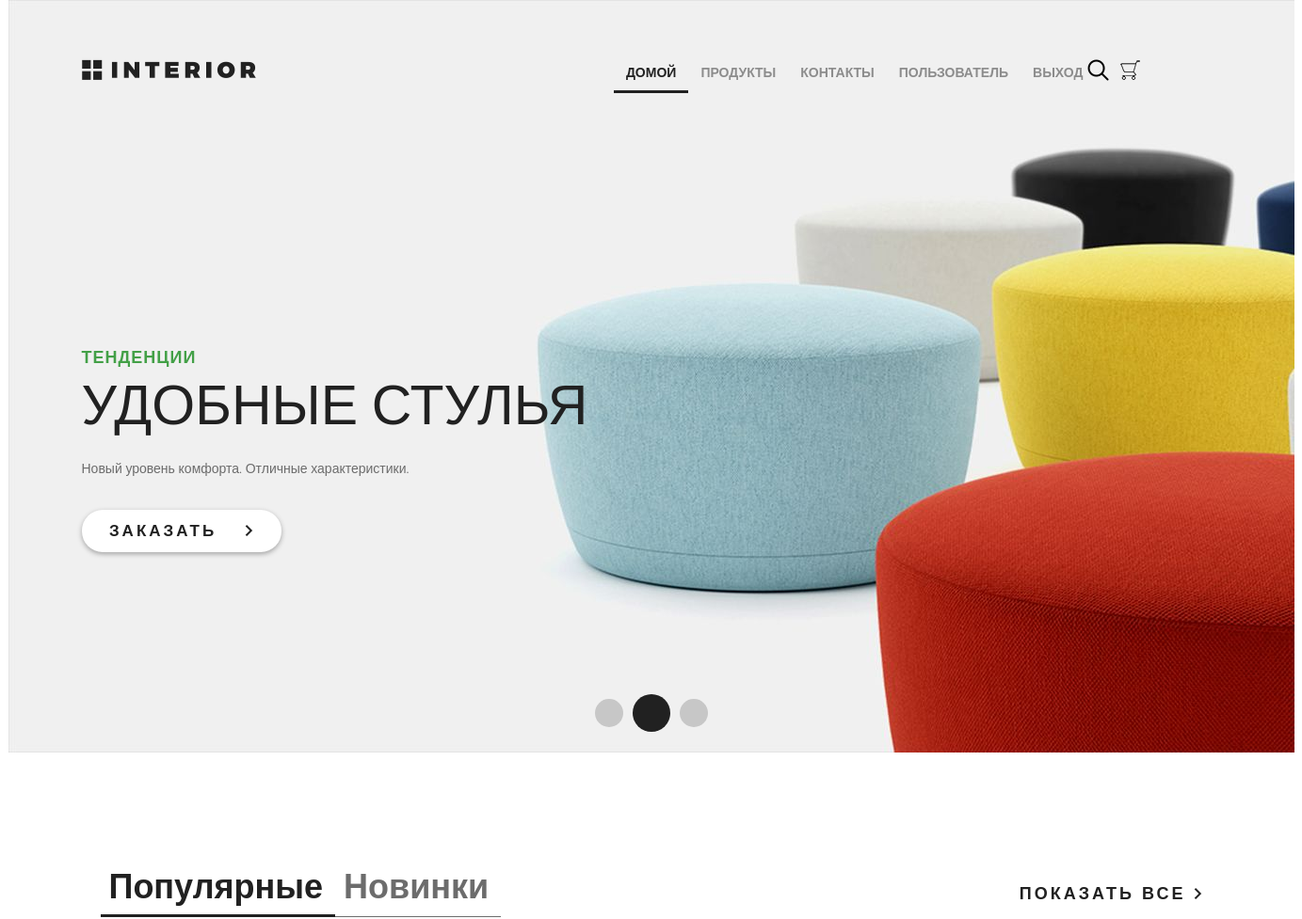
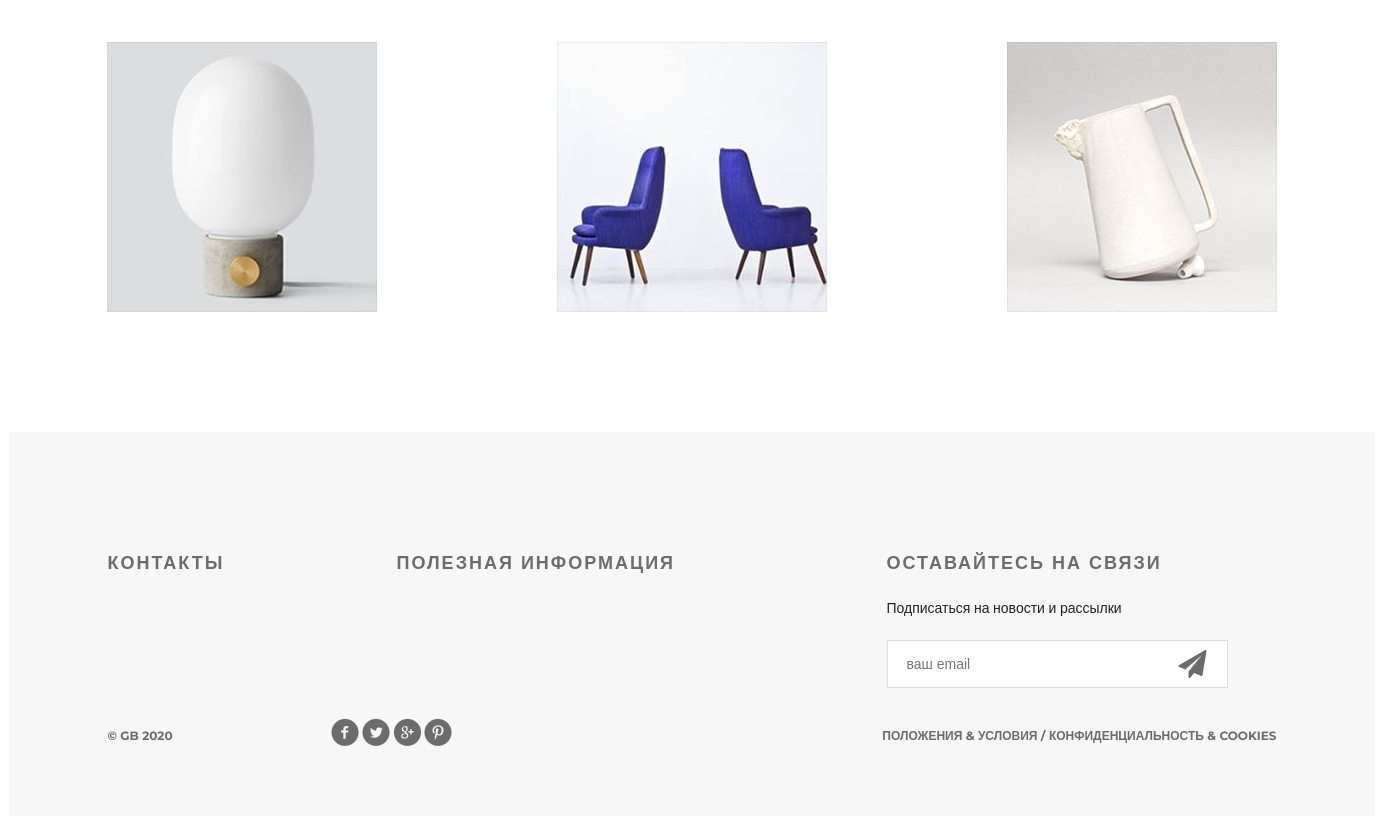
/ (signed in), run on an earlier commit of the app's database (2 pictures, top to bottom).
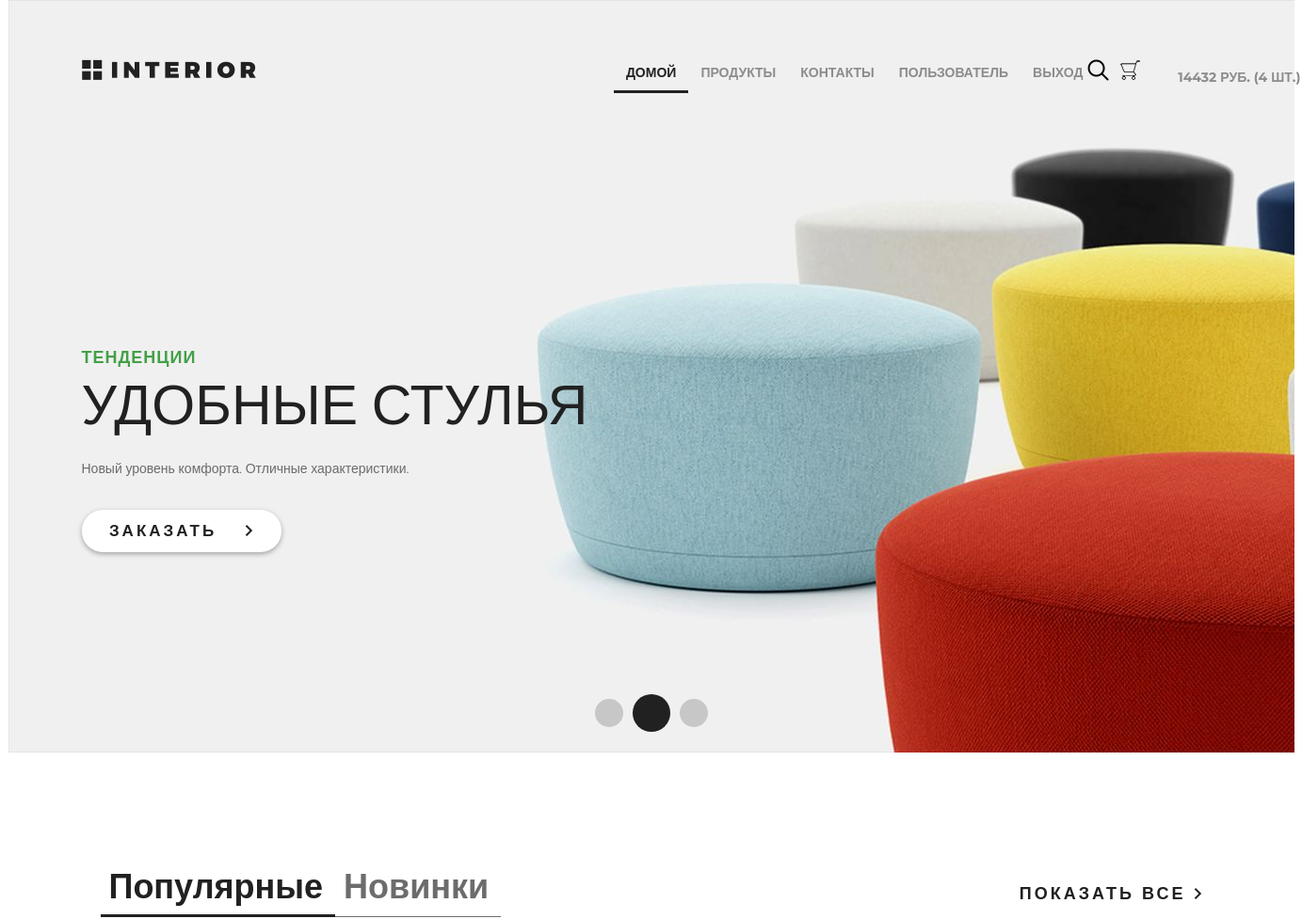
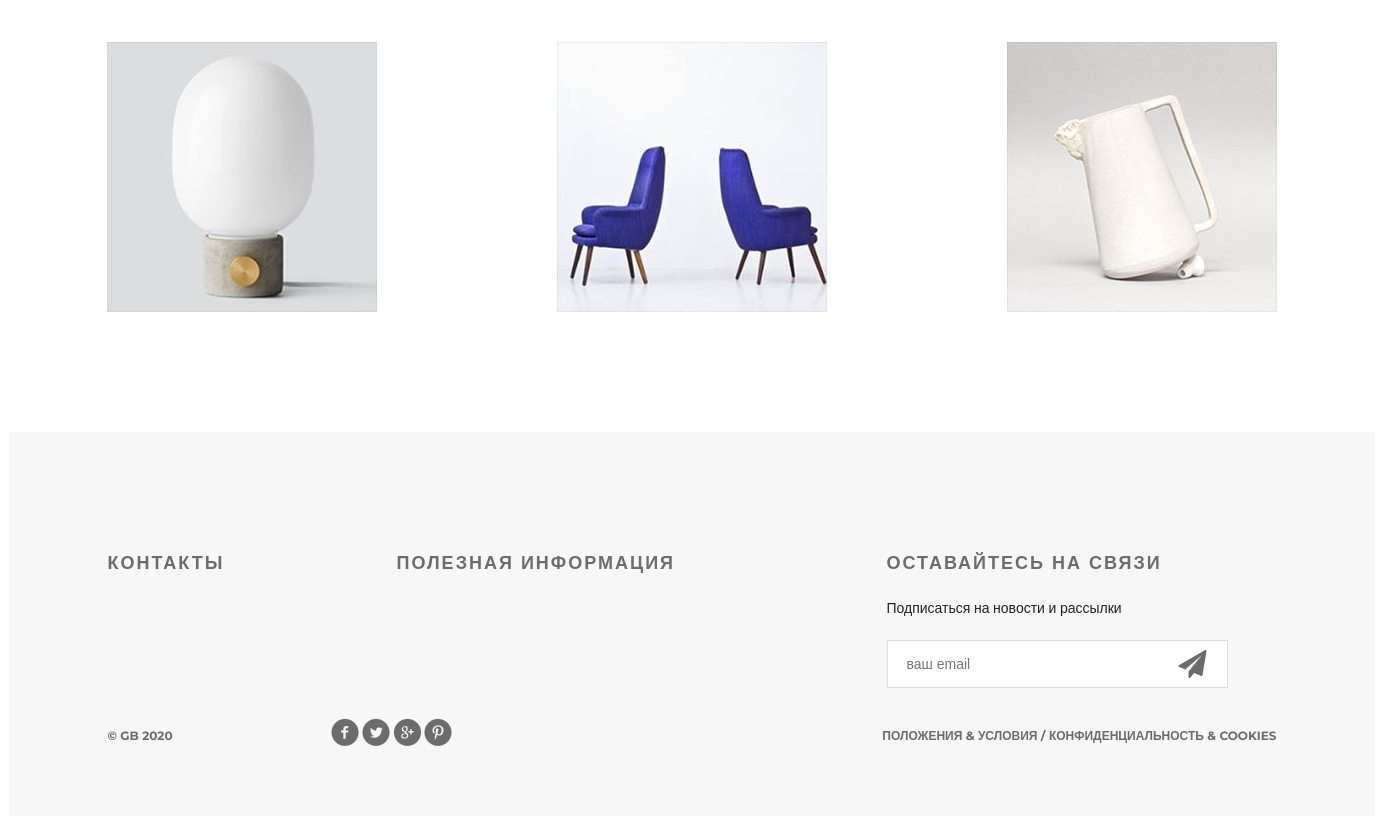
And on a later commit of the database (2 pictures, top to bottom).
### authapp/models.py (models this page shows)
class ShopUser(AbstractUser):
    avatar = models.ImageField(upload_to='users_avatars', blank=True, verbose_name='аватар')
    age = models.PositiveSmallIntegerField(verbose_name='Возраст')

### mainapp/models.py (models this page shows, shortened)
class Product(models.Model):
    category = models.ForeignKey(ProductCategory, on_delete=models.CASCADE)
    name = models.CharField(max_length=128, verbose_name='имя')
    image = models.ImageField(upload_to='products_images', blank=True, verbose_name='изображение')
    short_desc = models.CharField(max_length=128, verbose_name='краткое описание', blank=True)
    description = models.TextField(blank=True, verbose_name='описание')
    price = models.DecimalField(max_digits=8, decimal_places=2, default=0, verbose_name='цена')
    quantity = models.PositiveSmallIntegerField(default=0, verbose_name='количество товара')
    class Meta:
        verbose_name = 'продукт'
        verbose_name_plural = 'продукты'

### basketapp/models.py (models this page shows)
class Basket(models.Model):
    user = models.ForeignKey(settings.AUTH_USER_MODEL, on_delete=models.CASCADE)
    product = models.ForeignKey(Product, on_delete=models.CASCADE)
    quantity = models.PositiveIntegerField(default=0)
    added_at = models.DateTimeField(auto_now_add=True)
    @property
    def product_price(self):
        return self.product.price * self.quantity
    @property
    def total_quantity(self):
        _items = Basket.objects.filter(user=self.user)
        _total_quantity = sum(list(map(lambda x: x.quantity, _items)))
        return _total_quantity
    @property
    def total_cost(self):
        _items = Basket.objects.filter(user=self.user)
        _total_cost = sum(list(map(lambda x: x.product_price, _items)))
        return _total_cost

### mainapp/views.py (the view)
# urls.py: path('', mainapp.main, name='main'),
def main(request):
    latest_products = Product.objects.all()[:3]
    content = {
        'title': 'главная',
        'latest_products': latest_products,
        'basket': get_basket(request.user),
    }
    return render(request, 'mainapp/index.html', content)

### mainapp/views.py (called while the page is built)
def get_basket(user):
    if user.is_authenticated:
        return Basket.objects.filter(user=user)
    return []

### mainapp/templates/mainapp/index.html (shortened to what this page needs)
{% extends 'mainapp/base.html' %}
{% load static %}
{% block menu %}
    <div class="slider">
        <div class="header clearfix">
            <a href="{% url 'main' %}" class="logo"></a>
            {% include "mainapp/inc/inc_main_menu.html" %}
        </div>
        <div class="text-slider">
            <h3 class="green">тенденции</h3>
            <h3 class="big"> удобные стулья</h3>
            <p>Новый уровень комфорта. Отличные характеристики.</p>
            <a href="#" class="button-order">заказать <img src="{% static "img/arrow.png" %}" alt=""></a>
        </div>
        <div class="navi">
            <a href="#"></a><a href="#"></a><a href="#"></a>
        </div>
    </div>
{% endblock %}
{% block content %}
    <div class="featured">
        <div class="featured-menu">
            <a class="active" href="#">Популярные</a><a href="#">Новинки</a>
        </div>
        <a class="explore" href="#">показать все <img src="{% static "img/arrow.png" %}" alt=""></a>
        <div class="clearfix">
        </div>
        <div class="tab-content">
            {% for product in latest_products %}
                <div class="block">
                    <a href="{% url 'products:product_page' product.pk %}"><img src="/media/{{ product.image }}" alt="{{ product.short_desc }}">
                    </a>
                </div>
            {% endfor %}
        </div>
    </div>
{% endblock %}

### mainapp/templates/mainapp/base.html (shortened to what this page needs)
<!DOCTYPE html>
{% load static %}
<html>
<head>
    {% block css %}
        <link rel="stylesheet" type="text/css" href="{% static "css/style.css" %}">
        <link rel="stylesheet" href="{% static "fonts/font-awesome/css/font-awesome.css" %}">
    {% endblock %}
</head>
<body>
<div class="container">
    {% block menu %}{% endblock %}
    <div class="content">
        {% block content %}
        {% endblock %}
    </div>
</div>
<div class="clr"></div>
{% block footer %}
    <div class="footer">
        <div class="clearfix">
            <div class="text-footer">
                <h3>контакты</h3>
            </div>
            <div class="text-footer">
                <h3>полезная информация</h3>
            </div>
            <div class="text-footer clearfix">
                <h3>Оставайтесь на связи</h3>
                <p>Подписаться на новости и рассылки</p>
                <form>
                    <input type="email" name="email" placeholder="ваш email">
                    <a href="#"><i class="fa fa-paper-plane fa-2x" aria-hidden="true"></i></a>
                </form>
            </div>
        </div>
        <p class="small">&copy; GB {% now 'Y' %}</p>
        <div class="social">
            <a href="#" class="social1"></a>
            <a href="#" class="social2"></a>
            <a href="#" class="social3"></a>
            <a href="#" class="social4"></a>
        </div>
        <p class="small">Положения &amp; Условия / Конфиденциальность &amp; Cookies</p>
    </div>
{% endblock %}
</body>
</html>

### mainapp/templates/mainapp/inc/inc_main_menu.html
<ul class="menu">
    <li>
        <a href="{% url 'main' %}"
           {% if request.resolver_match.url_name == 'main' %}class="active"{% endif %}>
            домой
        </a>
    </li>
    <li>
        <a href="{% url 'products:index' %}"
           {% if request.resolver_match.namespace == 'products' %}class="active"{% endif %}>
            продукты
        </a>
    </li>
    <li>
        <a href="{% url 'contact' %}"
           {% if request.resolver_match.url_name == 'contact' %}class="active"{% endif %}>
            контакты
        </a>
    </li>
    {% if user.is_authenticated %}
        <li>
            <a href="{% url 'auth:edit' %}">
                {{ user.first_name|default:'Пользователь' }}
            </a>
        </li>
    {% endif %}
    <li>
        {% if user.is_authenticated %}
            <a href="{% url 'auth:logout' %}">
                Выход
            </a>
        {% else %}
            <a href="{% url 'auth:login' %}">
                Вход
            </a>
        {% endif %}
    </li>
    <li>
        <a href="{% url 'basket:basket' %}"
           class="basket">
            {% if basket %}
                <span>
                    {{ basket.0.total_cost|floatformat:0 }} руб.
                    ({{ basket.0.total_quantity }} шт.)
                </span>
            {% endif %}
        </a>
    </li>
</ul>
<a href="#" class="search"></a>

What changed in the data, as far as the page shows it:
added Basket: user+product+quantity "14432", user+quantity "4"
Also different on the page:
text now shown: "РУБ. ( ШТ.)"
